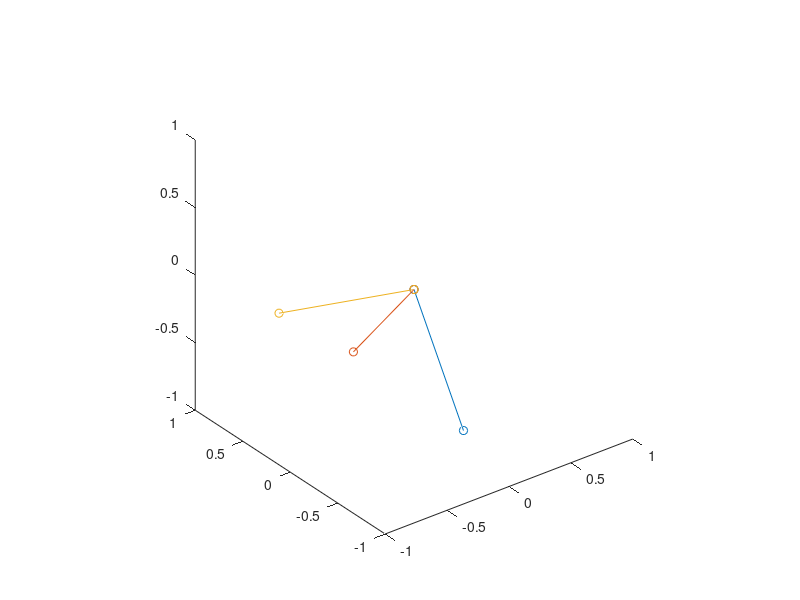

Write MATLAB code to recreate this figure.
function gramSchmidt(N)

    if nargin<1, N=3; end
    
    orthonomalVecs = randn([N, 1]);
    orthonomalVecs = orthonomalVecs/norm(orthonomalVecs);
    while size(orthonomalVecs, 2) < N
        orthonomalVecs = [orthonomalVecs, orthonormalizeFun(orthonomalVecs)];
    end
    disp(orthonomalVecs);
    close all;
    figure();
    if N==3
        for i=1:N
            px = [0, orthonomalVecs(1, i)];
            py = [0, orthonomalVecs(2, i)];
            pz = [0, orthonomalVecs(3, i)];
            if i>1
               hold on 
            end
            plot3(px, py, pz, 'o-');
            axis square;
            rotate3d on;
            xlim([-1,1]);
            ylim([-1,1]);
            zlim([-1,1]);
        end
    end
    if N==2
        for i=1:N
            px = [0, orthonomalVecs(1, i)];
            py = [0, orthonomalVecs(2, i)];
            if i>1
               hold on 
            end
            plot(px, py, 'o-');
            axis square;
            xlim([-1,1]);
            ylim([-1,1]);
        end
    end
    [veclengths, dotProduct] = sanityCheck(orthonomalVecs);
    disp('veclengths: ');
    disp(veclengths);
    disp('dotProducts: ');
    disp(dotProduct);
end

function vec = orthonormalizeFun(A)
    vec = randn([size(A, 1), 1]);
    sum = 0;
    for vecI=1:size(A, 2)
        sum = sum + dot(A(:, vecI), vec)*A(:, vecI);
    end % vecI
    vec = vec - sum;
    vec = vec/norm(vec);
end

function [veclengths, dotProduct] = sanityCheck(A)
    veclengths = zeros([size(A, 2), 1]);
    dotProduct = zeros(size(A));
    for vecI=1:size(A, 2)
        veclengths(vecI) = norm(squeeze(A(:, vecI)));
        for vecJ=1:size(A, 2)
            dotProduct(vecI, vecJ) = dot(A(:, vecI), A(:, vecJ));
        end % vecJ
    end % vecI
end